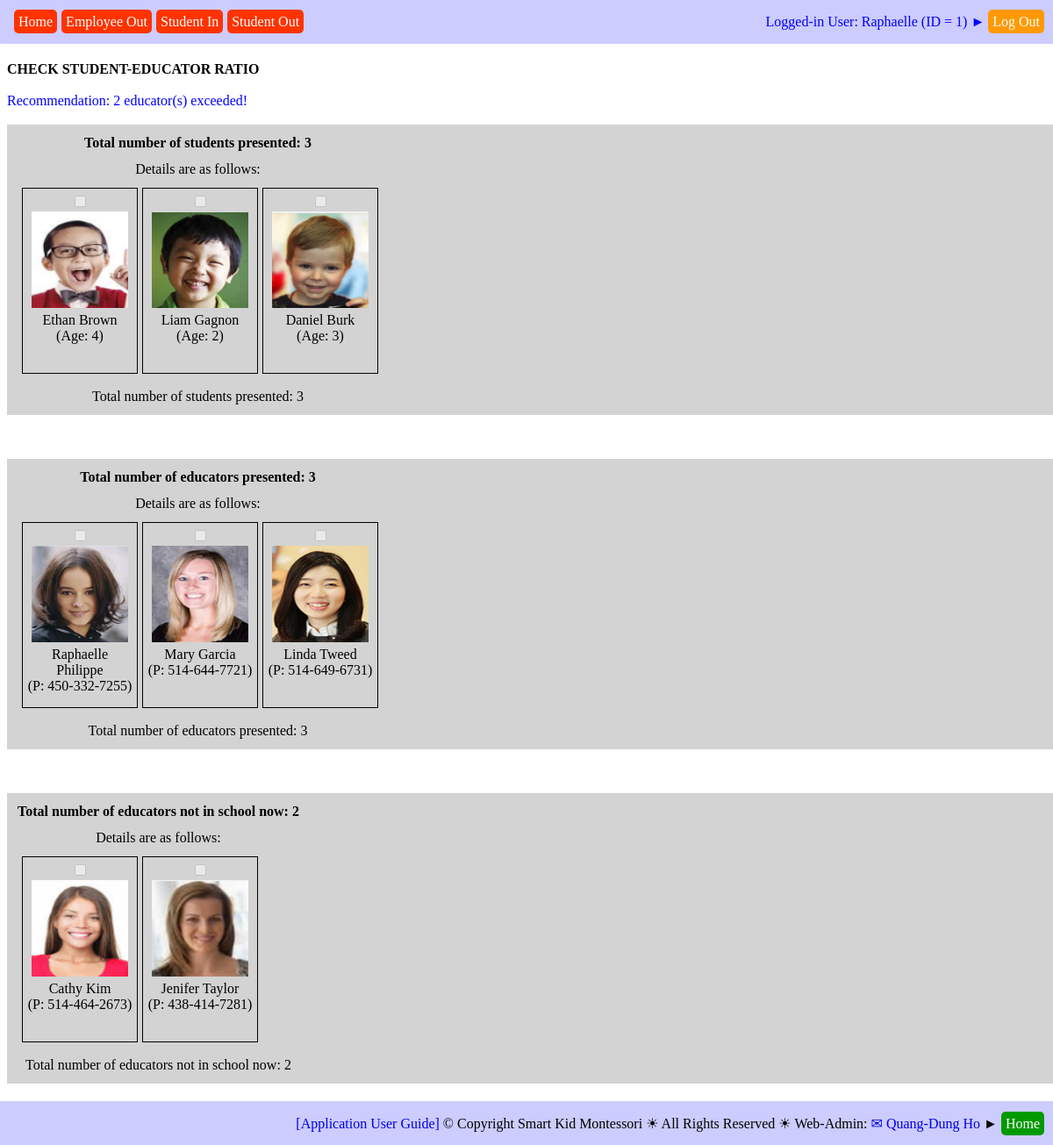
The page /action_check_student_educator_ratio.php (signed in) on the database its author committed.
### tables this page shows
CREATE TABLE `web_pages` (
  `PAGE_ID` int(11) NOT NULL,
  `TAG_CLASS` varchar(50) NOT NULL,
  `TYPE` varchar(20) NOT NULL,
  `HREF` varchar(500) NOT NULL,
  `ICON_URL` varchar(500) NOT NULL,
  `TITLE` varchar(200) NOT NULL,
  `TITLE_SHORT` varchar(200) NOT NULL,
  `STATUS` varchar(20) NOT NULL
);

CREATE TABLE `students` (
  `STU_ID` int(11) NOT NULL,
  `STU_FIRST_NAME` varchar(50) NOT NULL,
  `STU_LAST_NAME` varchar(25) NOT NULL,
  `STU_BIRTHDATE` date NOT NULL,
  `STU_SEX` varchar(1) NOT NULL,
  `STU_PHOTO` varchar(50) NOT NULL,
  `STU_START_DATE` date NOT NULL,
  `STU_GRAD_DATE` date NOT NULL,
  `STU_DAILY_FEE` float NOT NULL,
  `STU_CREDENTIAL` varchar(10) NOT NULL,
  `STU_NOTES` text NOT NULL
);

CREATE TABLE `employees` (
  `EMP_ID` int(11) NOT NULL,
  `EMP_FIRST_NAME` varchar(50) NOT NULL,
  `EMP_LAST_NAME` varchar(25) NOT NULL,
  `EMP_BIRTHDATE` date NOT NULL,
  `EMP_SEX` varchar(1) NOT NULL,
  `EMP_PHOTO` varchar(50) NOT NULL,
  `EMP_ADDRESS` varchar(50) NOT NULL,
  `EMP_CITY` varchar(20) NOT NULL,
  `EMP_PROVINCE` varchar(20) NOT NULL,
  `EMP_POSTAL_CODE` varchar(10) NOT NULL,
  `EMP_COUNTRY` varchar(20) NOT NULL,
  `EMP_PHONE1` varchar(15) NOT NULL,
  `EMP_PHONE2` varchar(15) DEFAULT NULL,
  `EMP_EMAIL` varchar(50) NOT NULL,
  `EMP_HIRE_DATE` date NOT NULL,
  `EMP_END_DATE` date NOT NULL,
  `EMP_EDU_ID` int(11) NOT NULL,
  `EDU_DAYCARE_EXPERIENCE` tinyint(11) NOT NULL,
  `EDU_MONTESSORI_EXPERIENCE` tinyint(11) NOT NULL,
  `EMP_POST_ID1` int(11) NOT NULL,
  `EMP_POST_ID2` int(11) DEFAULT NULL,
  `EMP_BOSS_ID` int(11) DEFAULT NULL,
  `EMP_HOURLY_RATE` float NOT NULL,
  `EMP_PASSCODE` varchar(10) NOT NULL,
  `EMP_NOTES` text
);

### sql_queries.php (called while the page is built, shortened)
<?php
	function connectDB()
	{
		$db_hostname = "localhost";
		$db_name     = "montessori";
		$db_username = "root";
		$db_password = "";
		$db = mysqli_connect($db_hostname, $db_username, $db_password, $db_name);
		return ($db);
	}
	function getResult($query)
	{
		$db = connectDB();
		$result = mysqli_query($db, $query);
		return ($result);
	}
?>

### db_operations.php (the view, shortened to what this page needs)
<?php
require_once("sql_queries.php");
function insert_DB_QUERY_LOGS($user_name, $queryStrToDisplay)
{
	$queryStr = "INSERT INTO ";
		$queryStr = $queryStr . "DB_QUERY_LOGS(";
		$queryStr = $queryStr . "QUERY_STR";
		$queryStr = $queryStr . ", " . "USER_NAME";
		$queryStr = $queryStr . ", " . "DATE_TIME";
		$queryStr = $queryStr . ", " . "IP_ADDR";
		$queryStr = $queryStr . ")";
	$queryStr = $queryStr . " VALUES(";
		$queryStr = $queryStr . "'" . $queryStrToDisplay .  "'";
		$queryStr = $queryStr . ", " . "'" . $user_name . "'";
		$queryStr = $queryStr . ", " . "NOW()";
		$queryStr = $queryStr . ", " . "'" . get_client_ip() .  "'";
		$queryStr = $queryStr . ")";
	$queryStr = $queryStr . ";";
	$result = getResult($queryStr);
	return ($result);
}
function getStudents_InSchoolNow($debug_on)
{
	$queryStr = 'SELECT ';
		$queryStr = $queryStr . 'STUDENTS.STU_ID';
		$queryStr = $queryStr . ', ' . 'CONCAT(STUDENTS.STU_FIRST_NAME, " ", STUDENTS.STU_LAST_NAME) AS STU_NAME';
		$queryStr = $queryStr . ', ' . 'STUDENTS.STU_BIRTHDATE';
		$queryStr = $queryStr . ', ' . 'FLOOR(DATEDIFF(NOW(), STUDENTS.STU_BIRTHDATE)/365.25) AS STU_AGE';
		$queryStr = $queryStr . ', ' . 'STUDENTS.STU_PHOTO';
	$queryStr = $queryStr . ' FROM ';
		$queryStr = $queryStr . 'STUDENTS';
	$queryStr = $queryStr . ' WHERE ';
		$queryStr = $queryStr . '(STUDENTS.STU_ID IN (SELECT STUDENT_ATTENDANCES.STU_ID FROM STUDENT_ATTENDANCES WHERE STUDENT_ATTENDANCES.DATE_TIME >= CURDATE() AND STUDENT_ATTENDANCES.DATE_TIME < (CURDATE() + INTERVAL 1 DAY) AND STUDENT_ATTENDANCES.EVENT_TYPE = "In")) AND ';
		$queryStr = $queryStr . '(STUDENTS.STU_ID NOT IN (SELECT STUDENT_ATTENDANCES.STU_ID FROM STUDENT_ATTENDANCES WHERE STUDENT_ATTENDANCES.DATE_TIME >= CURDATE() AND STUDENT_ATTENDANCES.DATE_TIME < (CURDATE() + INTERVAL 1 DAY) AND STUDENT_ATTENDANCES.EVENT_TYPE = "Out"))';
		$queryStr = $queryStr . ';';
	$result = getResult($queryStr);
	return ($result);
}
function getEducators_InSchoolNow($debug_on)
{
	$queryStr = 'SELECT ';
		$queryStr = $queryStr . 'EMPLOYEES.EMP_ID';
		$queryStr = $queryStr . ', ' . 'CONCAT(EMPLOYEES.EMP_FIRST_NAME, " ", EMPLOYEES.EMP_LAST_NAME) AS EMP_NAME';
		$queryStr = $queryStr . ', ' . 'EMPLOYEES.EMP_BIRTHDATE';
		$queryStr = $queryStr . ', ' . 'EMPLOYEES.EMP_PHONE1 EMP_PHONE';
		$queryStr = $queryStr . ', ' . 'EMPLOYEES.EMP_PHOTO';
	$queryStr = $queryStr . ' FROM ';
		$queryStr = $queryStr . 'EMPLOYEES';
	$queryStr = $queryStr . ' WHERE ';
		$queryStr = $queryStr . '(EMPLOYEES.EMP_ID IN (SELECT EMPLOYEE_ATTENDANCES.EMP_ID FROM EMPLOYEE_ATTENDANCES WHERE EMPLOYEE_ATTENDANCES.DATE_TIME >= CURDATE() AND EMPLOYEE_ATTENDANCES.DATE_TIME < (CURDATE() + INTERVAL 1 DAY) AND EMPLOYEE_ATTENDANCES.EVENT_TYPE = "In")) AND ';
		$queryStr = $queryStr . '(EMPLOYEES.EMP_ID NOT IN (SELECT EMPLOYEE_ATTENDANCES.EMP_ID FROM EMPLOYEE_ATTENDANCES WHERE EMPLOYEE_ATTENDANCES.DATE_TIME >= CURDATE() AND EMPLOYEE_ATTENDANCES.DATE_TIME < (CURDATE() + INTERVAL 1 DAY) AND EMPLOYEE_ATTENDANCES.EVENT_TYPE = "Out")) AND ';
		$queryStr = $queryStr . '(EMPLOYEES.EMP_POST_ID1 IN (3,4 ))';
		$queryStr = $queryStr . ';';
	$result = getResult($queryStr);
	return ($result);
}
function getEducators_NotInSchoolNow($debug_on)
{
	$queryStr = 'SELECT DISTINCT ';
		$queryStr = $queryStr . 'EMPLOYEES.EMP_ID';
		$queryStr = $queryStr . ', ' . 'CONCAT(EMPLOYEES.EMP_FIRST_NAME, " ", EMPLOYEES.EMP_LAST_NAME) AS EMP_NAME';
		$queryStr = $queryStr . ', ' . 'EMPLOYEES.EMP_BIRTHDATE';
		$queryStr = $queryStr . ', ' . 'EMPLOYEES.EMP_PHONE1 EMP_PHONE';
		$queryStr = $queryStr . ', ' . 'EMPLOYEES.EMP_PHOTO';
	$queryStr = $queryStr . ' FROM ';
		$queryStr = $queryStr . 'EMPLOYEES';
	$queryStr = $queryStr . ' WHERE ';
		$queryStr = $queryStr . '((EMPLOYEES.EMP_ID NOT IN (SELECT EMPLOYEE_ATTENDANCES.EMP_ID FROM EMPLOYEE_ATTENDANCES WHERE EMPLOYEE_ATTENDANCES.DATE_TIME >= CURDATE() AND EMPLOYEE_ATTENDANCES.DATE_TIME < (CURDATE() + INTERVAL 1 DAY) AND EMPLOYEE_ATTENDANCES.EVENT_TYPE = "In")) OR ';
		$queryStr = $queryStr . '(EMPLOYEES.EMP_ID IN (SELECT EMPLOYEE_ATTENDANCES.EMP_ID FROM EMPLOYEE_ATTENDANCES WHERE EMPLOYEE_ATTENDANCES.DATE_TIME >= CURDATE() AND EMPLOYEE_ATTENDANCES.DATE_TIME < (CURDATE() + INTERVAL 1 DAY) AND EMPLOYEE_ATTENDANCES.EVENT_TYPE = "Out"))) AND ';
		$queryStr = $queryStr . '(EMPLOYEES.EMP_POST_ID1 IN (3,4 ))';
		$queryStr = $queryStr . ';';
	$result = getResult($queryStr);
	return ($result);
}
function createStudentPhotoList($result)
{
	$resultRows = mysqli_num_rows($result);
	for ($row = 0; $row < $resultRows; $row++)
	{
		$currentRow = mysqli_fetch_row($result);
		echo '<div class="imagelinkbox">';
		echo '<input type="checkbox" name="checked_student_ids[]"' .
				' id="' . $currentRow[0] . '_id"' .
				' value="' . $currentRow[0] . '"' .  ' disabled>';
		echo '<br/>';
		echo '<label for="' . $currentRow[0] . '_id">' .
		     	'<img src="' . $currentRow[4] . '" alt="student photo" height="110" width="110">' .
				'<br/>' . $currentRow[1] . '<br/>' . ' (Age: ' . $currentRow[3] . ')' . '</label>';
		echo '</div>';
	}
}
function createEmployeePhotoList($result)
{
	$resultRows = mysqli_num_rows($result);
	for ($row = 0; $row < $resultRows; $row++)
	{
		$currentRow = mysqli_fetch_row($result);
		echo '<div class="imagelinkbox">';
		echo '<input type="checkbox" name="checked_student_ids[]"' .
				' id="' . $currentRow[0] . '_id"' .
				' value="' . $currentRow[0] . '"' .  ' disabled>';
		echo '<br/>';
		echo '<label for="' . $currentRow[0] . '_id">' .
		     	'<img src="' . $currentRow[4] . '" alt="student photo" height="110" width="110">' .
				'<br/>' . $currentRow[1] . '<br/>' . ' (P: ' . $currentRow[3] . ')' . '</label>';
		echo '</div>';
	}
}
function getTabsOfPage($this_page_url, $debug_on)
{
	$queryStr = 'SELECT ';
		$queryStr = $queryStr .'HREF';
		$queryStr = $queryStr . ', ' . 'TITLE_SHORT';
	$queryStr = $queryStr . ' FROM ';
		$queryStr = $queryStr . 'WEB_PAGES';
	$queryStr = $queryStr . ' WHERE ';
		$queryStr = $queryStr . 'PAGE_ID IN';
		$queryStr = $queryStr . '(';
			$queryStr = $queryStr . 'SELECT ';
				$queryStr = $queryStr . 'TAB_PAGE_ID';
			$queryStr = $queryStr . ' FROM ';
				$queryStr = $queryStr . 'PAGE_TABS';
			$queryStr = $queryStr . ' WHERE ';
				$queryStr = $queryStr . 'PAGE_ID IN';
				$queryStr = $queryStr . '(';
					$queryStr = $queryStr . 'SELECT ';
						$queryStr = $queryStr . 'PAGE_ID';
					$queryStr = $queryStr . ' FROM ';
						$queryStr = $queryStr . 'WEB_PAGES';
					$queryStr = $queryStr . ' WHERE ';
						$queryStr = $queryStr . '(INSTR("' . $this_page_url .'", HREF) > 0)';
					$queryStr = $queryStr . ')';
				$queryStr = $queryStr . ')';
	$queryStr = $queryStr . ';';
	$result = getResult($queryStr);
	return ($result);
}
function get_client_ip() {
    $ipaddress = '';
    if (isset($_SERVER['HTTP_CLIENT_IP']) && ($_SERVER['HTTP_CLIENT_IP']))
        $ipaddress = $_SERVER['HTTP_CLIENT_IP'];
    else if (isset($_SERVER['HTTP_X_FORWARDED_FOR']) && ($_SERVER['HTTP_X_FORWARDED_FOR']))
        $ipaddress = $_SERVER['HTTP_X_FORWARDED_FOR'];
    else if (isset($_SERVER['HTTP_X_FORWARDED']) && ($_SERVER['HTTP_X_FORWARDED']))
        $ipaddress = $_SERVER['HTTP_X_FORWARDED'];
    else if (isset($_SERVER['HTTP_FORWARDED_FOR']) && ($_SERVER['HTTP_FORWARDED_FOR']))
        $ipaddress = $_SERVER['HTTP_FORWARDED_FOR'];
    else if (isset($_SERVER['HTTP_FORWARDED']) && ($_SERVER['HTTP_FORWARDED']))
        $ipaddress = $_SERVER['HTTP_FORWARDED'];
    else if (isset($_SERVER['REMOTE_ADDR']) && ($_SERVER['REMOTE_ADDR']))
        $ipaddress = $_SERVER['REMOTE_ADDR'];
    else
        $ipaddress = 'unknown';
    return $ipaddress;
}

### tab_header.php
<div style="
    		position: fixed;
    		height: 20px;
 		   	width: 50%;
    		top: 7px;
    		left: 6px;
    		right: 0;
    		background-color: transparent;"
>
<div style="
	display: table;
	height: 26px;
    width: 100%;
    margin: 0px;
    background-color: transparent;
    border-radius: 10px;
    text-align: left">
	<div style="
		display: table-cell;
		height: 26px;
    	width: 100%;
    	padding: 5px;
    	vertical-align: middle;">
	<?php
	require_once("db_operations.php");
	$tabs = getTabsOfPage($_SERVER["PHP_SELF"], true);
	$tabNum = mysqli_num_rows($tabs);
	for ($row = 0; $row < $tabNum; $row++)
	{
		$currentTab = mysqli_fetch_row($tabs);
		echo '<a href="' . $currentTab[0] . '" style="background-color: rgb(255, 51, 0); color: white; text-decoration: none; padding: 5px; margin-left: 5px; border-radius: 5px">' . $currentTab[1] . '</a>';
	}
	?>
	</div>
</div>
</div>

### rows shown on the page
web_pages: TITLE_SHORT "Home"
web_pages: TITLE_SHORT "Employee Out"
web_pages: TITLE_SHORT "Student In"
web_pages: TITLE_SHORT "Student Out"
students: STU_PHOTO (picture), currentRow "Ethan Brown", currentRow "4"
students: STU_PHOTO (picture), currentRow "Liam Gagnon", currentRow "2"
students: STU_PHOTO (picture), currentRow "Daniel Burk", currentRow "3"
employees: EMP_PHOTO (picture), currentRow "Raphaelle Philippe", EMP_PHONE1 "450-332-7255"
employees: EMP_PHOTO (picture), currentRow "Mary Garcia", EMP_PHONE1 "514-644-7721"
employees: EMP_PHOTO (picture), currentRow "Linda Tweed", EMP_PHONE1 "514-649-6731"
employees: EMP_PHOTO (picture), currentRow "Cathy Kim", EMP_PHONE1 "514-464-2673"
employees: EMP_PHOTO (picture), currentRow "Jenifer Taylor", EMP_PHONE1 "438-414-7281"

### other values the page prints
$emp_name "Raphaelle"
$emp_id "1"
$educatorNum - $minEducatorNum "2"
$studentNum "3"
$educatorNum "3"
$notWorkingEducatorNum "2"
